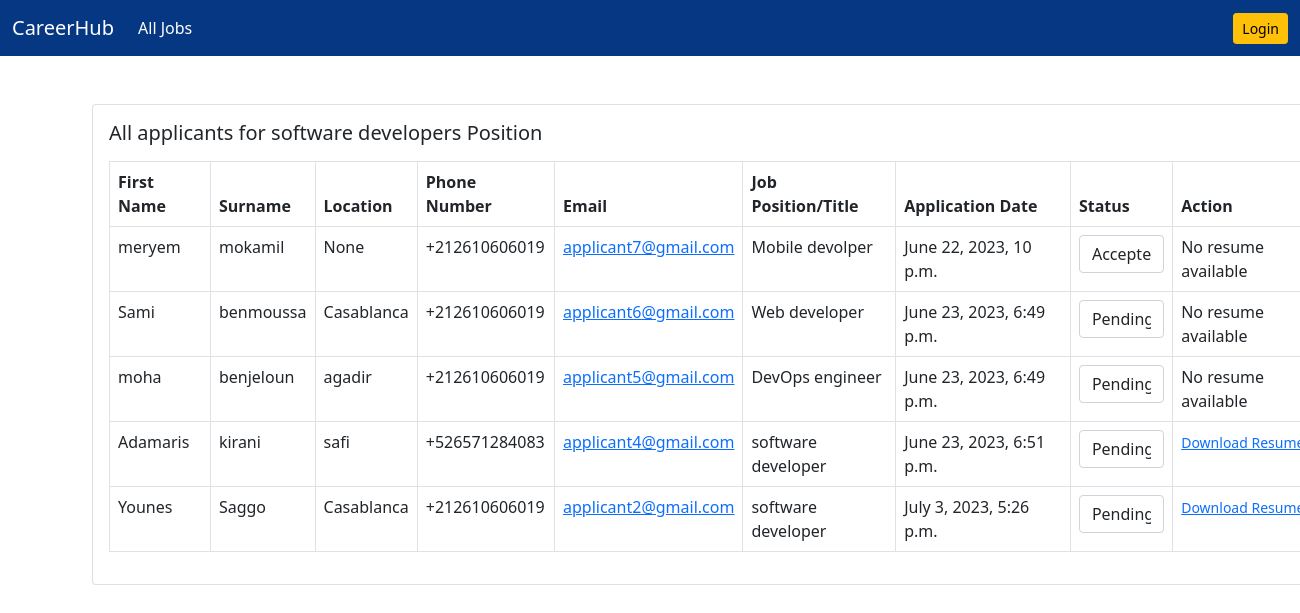
Screenshot of /job/all-applicants/29/ with the database file from the repository.
### job/models.py (models this page shows, shortened)
class Job(models.Model):
    job_type_choices=(
        ('Remote','Remote'),
        ('Onsite','Onsite'),
        ('Hybride','Hybride')
    )
    user=models.ForeignKey(User,on_delete=models.CASCADE)
    company=models.ForeignKey(Company,on_delete=models.CASCADE)
    title= models.CharField(max_length=100)
    city=models.CharField(max_length=100)
    salary=models.PositiveBigIntegerField(default=2000)
    requirements=models.TextField()
    description=models.TextField(null=True)
    ideal_candidate=models.TextField()
    is_available=models.BooleanField(default=True)
    timestamp=models.DateTimeField(auto_now_add=True)
    industry=models.ForeignKey(Industry,on_delete=models.DO_NOTHING,null=True,blank=True)
    state=models.ForeignKey(State,on_delete=models.DO_NOTHING,null=True,blank=True)
    job_type=models.CharField(max_length=20, choices=job_type_choices,null=True,blank=True)

class ApplyJob(models.Model):
    status_choices=(
        ('Accepted','Accepted'),
        ('Declined','Declined'),
        ('Pending','Pending')
    )
    user = models.ForeignKey(User,on_delete=models.CASCADE)
    job = models.ForeignKey(Job,on_delete=models.CASCADE)
    timestamp = models.DateTimeField(auto_now_add=True)
    status = models.CharField(max_length=20, choices=status_choices)

### users/models.py (models this page shows)
class User(AbstractUser):
    email = models.EmailField(unique=True)
    is_recruiter=models.BooleanField(default=False)
    is_applicant=models.BooleanField(default=False)
    has_resume=models.BooleanField(default=False)
    has_company=models.BooleanField(default=False)

### resume/models.py (models this page shows, shortened)
class Resume(models.Model):
    user = models.OneToOneField(User, on_delete=models.CASCADE)
    first_name= models.CharField(max_length=100,null=True,blank=True)
    surname= models.CharField(max_length=100,null=True,blank=True)
    phone_number = PhoneNumberField(max_length=20, null=True)
    location= models.CharField(max_length=100,null=True,blank=True)
    job_title= models.CharField(max_length=100,null=True,blank=True)
    upload_resume=models.FileField(upload_to='resume',null=True,blank=True)

### job/views.py (the view)
# urls.py: path('all-applicants/<int:pk>/',views.all_applicants,name='all-applicants'),
def all_applicants(request, pk):
    job=Job.objects.get(pk=pk)
    applicants=job.applyjob_set.all()
    context={'job':job,'applicants':applicants}
    return render(request,'job/all_applicants.html',context)

### templates/job/all_applicants.html
{% extends 'base.html' %}
{% block content %}
<div class="card mx-auto" style="width: 78rem;">
    <div class="card-body">
        <h5 class="card-title mb-3">All applicants for {{ job.title }} Position</h5>
        <table class="table table-bordered">
            <thead>
                <tr>
                    <th scope="col">First Name</th>
                    <th scope="col">Surname</th>
                    <th scope="col">Location</th>
                    <th scope="col">Phone Number</th>
                    <th scope="col">Email</th>
                    <th scope="col">Job Position/Title</th>
                    <th scope="col">Application Date</th>
                    <th scope="col">Status</th>
                    <th scope="col">Action</th>
                </tr>
            </thead>
            <tbody>
                {% for applicant in applicants %}
                <tr>
                    <td>{{ applicant.user.resume.first_name }}</td>
                    <td>{{ applicant.user.resume.surname }}</td>
                    <td>{{ applicant.user.resume.location }}</td>
                    <td>{{ applicant.user.resume.phone_number }}</td>
                    <td><a href="mailto:{{ applicant.user.email }}">{{ applicant.user.email }}</a></td>
                    <td>{{ applicant.user.resume.job_title }}</td>
                    <td>{{ applicant.timestamp }}</td>
                    <td>
                        <select name="status" class="form-control">
                            {% for choice in applicant.status_choices %}
                                <option value="{{ choice.0 }}" {% if choice.0 == applicant.status %}selected{% endif %}>{{ choice.1 }}</option>
                            {% endfor %}
                        </select>
                    </td>
                    {% if applicant.user.resume.upload_resume %}
                        <td><a target="_blank" href="{{ applicant.user.resume.upload_resume.url }}"><small>Download Resume</small></a></td>
                    {% else %}
                        <td>No resume available</td>
                    {% endif %}
                </tr>
                {% endfor %}
            </tbody>
        </table>
    </div>
</div>
{% endblock content %}

### rows the page displays
Job: title "software developers"
ApplyJob: user.resume.first_name "meryem", user.resume.surname "mokamil", user.resume.location "None", user.resume.phone_number "+212610606019", user.email "applicant7@gmail.com", user.resume.job_title "Mobile devolper", timestamp "June 22, 2023, 10 p.m.", status "Accepted", shows "No resume available"
ApplyJob: user.resume.first_name "Sami", user.resume.surname "benmoussa", user.resume.location "Casablanca", user.resume.phone_number "+212610606019", user.email "applicant6@gmail.com", user.resume.job_title "Web developer", timestamp "June 23, 2023, 6:49 p.m.", status "Pending", shows "No resume available"
ApplyJob: user.resume.first_name "moha", user.resume.surname "benjeloun", user.resume.location "agadir", user.resume.phone_number "+212610606019", user.email "applicant5@gmail.com", user.resume.job_title "DevOps engineer", timestamp "June 23, 2023, 6:49 p.m.", status "Pending", shows "No resume available"
ApplyJob: user.resume.first_name "Adamaris", user.resume.surname "kirani", user.resume.location "safi", user.resume.phone_number "+526571284083", user.email "applicant4@gmail.com", user.resume.job_title "software developer", timestamp "June 23, 2023, 6:51 p.m.", status "Pending"
ApplyJob: user.resume.first_name "Younes", user.resume.surname "Saggo", user.resume.location "Casablanca", user.resume.phone_number "+212610606019", user.email "applicant2@gmail.com", user.resume.job_title "software developer", timestamp "July 3, 2023, 5:26 p.m.", status "Pending"
